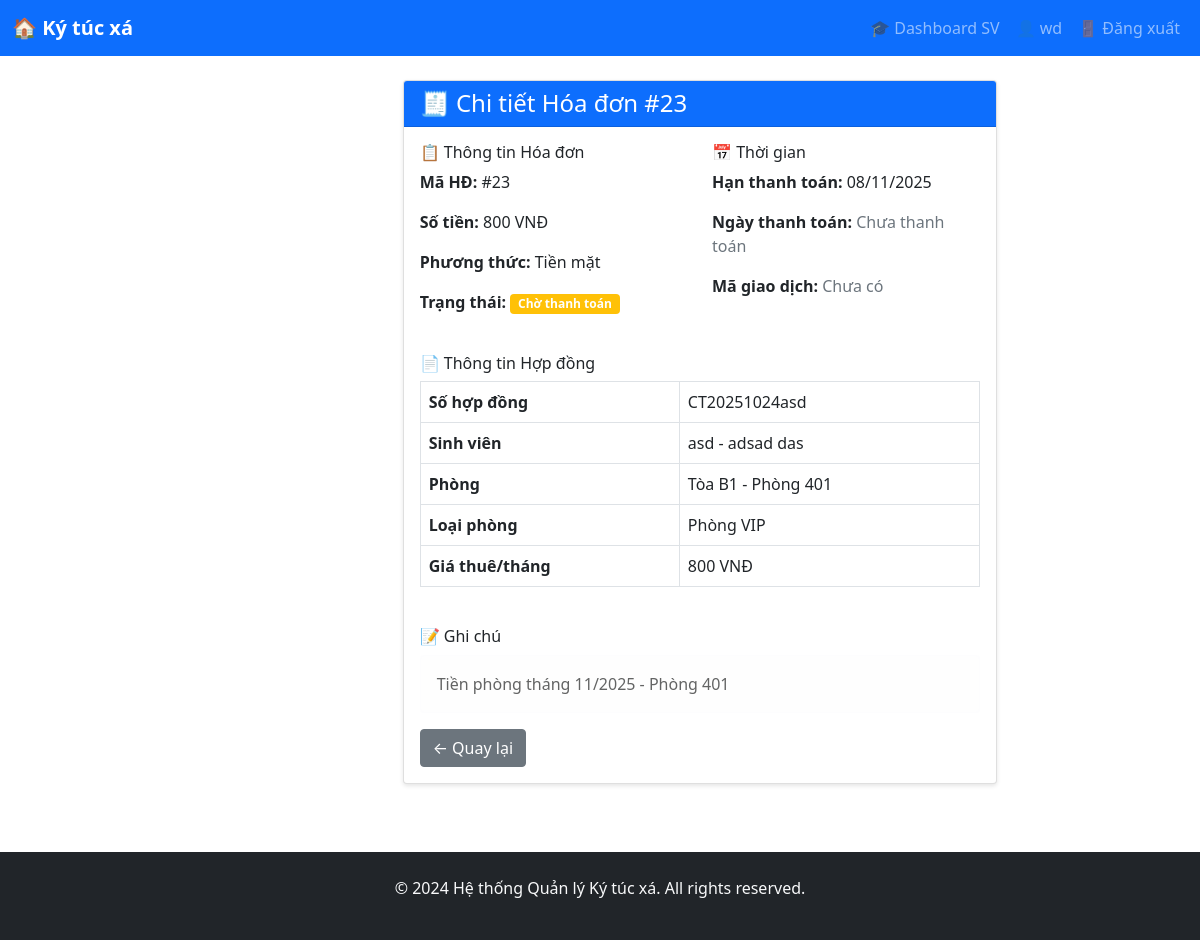
Screenshot of /payments/23/ (signed in) with the database file from the repository.
### accounts/models.py (models this page shows, shortened)
class CustomUser(AbstractUser):
    USER_TYPE_CHOICES = (
        ('student', 'Sinh viên'),
        ('manager', 'Quản lý'),
        ('staff', 'Nhân viên'),
    )
    user_type = models.CharField(max_length=10, choices=USER_TYPE_CHOICES, default='student')
    phone = models.CharField(max_length=15, blank=True)
    address = models.TextField(blank=True)
    date_of_birth = models.DateField(null=True, blank=True)
    avatar = models.ImageField(upload_to='avatars/', null=True, blank=True)

### payment/models.py (models this page shows, shortened)
class Payment(models.Model):
    PAYMENT_METHODS = (
        ('cash', 'Tiền mặt'),
        ('bank_transfer', 'Chuyển khoản'),
        ('momo', 'Ví MoMo'),
        ('zalopay', 'ZaloPay'),
    )
    PAYMENT_CHOICES = (
        ('room', 'Tiền phòng'),
        ('electric', 'Tiền điện'),
        ('water', 'Tiền nước'),
    )
    STATUS_CHOICES = (
        ('pending', 'Chờ thanh toán'),
        ('paid', 'Đã thanh toán'),
        ('cancelled', 'Đã hủy'),
        ('failed', 'Thất bại'),
    )
    contract = models.ForeignKey(Contract, on_delete=models.CASCADE)
    student = models.ForeignKey(Student, on_delete=models.CASCADE, null=True, blank=True, related_name='payments')
    payment_type = models.CharField(max_length=20, choices=PAYMENT_CHOICES, default='room')
    amount = models.DecimalField(max_digits=12, decimal_places=0)
    payment_method = models.CharField(max_length=20, choices=PAYMENT_METHODS, default='cash')
    status = models.CharField(max_length=20, choices=STATUS_CHOICES, default='pending')
    due_date = models.DateField()
    paid_date = models.DateField(null=True, blank=True)
    transaction_id = models.CharField(max_length=100, blank=True)
    notes = models.TextField(blank=True)
    created_at = models.DateTimeField(auto_now_add=True)
    updated_at = models.DateTimeField(auto_now=True)

### dormitory/models.py (models this page shows, shortened)
class Contract(models.Model):
    contract_number = models.CharField(max_length=20, unique=True)
    student = models.ForeignKey(Student, on_delete=models.CASCADE)
    room = models.ForeignKey(Room, on_delete=models.CASCADE)
    start_date = models.DateField()
    end_date = models.DateField()
    deposit = models.DecimalField(max_digits=10, decimal_places=2)
    status_choices = (
        ('active', 'Đang hoạt động'),
        ('expired', 'Đã hết hạn'),
        ('terminated', 'Đã chấm dứt'),
    )
    status = models.CharField(max_length=20, choices=status_choices, default='active')
    created_at = models.DateTimeField(auto_now_add=True)

class Student(models.Model):
    user = models.OneToOneField(CustomUser, on_delete=models.CASCADE)
    student_id = models.CharField(max_length=20, unique=True)
    university = models.CharField(max_length=200)
    faculty = models.CharField(max_length=100)
    course = models.CharField(max_length=50)
    full_name = models.CharField(max_length=100, blank=True)
    date_of_birth = models.DateField(null=True, blank=True)

class Room(models.Model):
    room_number = models.CharField(max_length=10)
    building = models.ForeignKey(Building, on_delete=models.CASCADE)
    room_type = models.ForeignKey(RoomType, on_delete=models.CASCADE)
    floor = models.IntegerField()
    status_choices = (
        ('available', 'Còn trống'),
        ('occupied', 'Đã thuê'),
        ('maintenance', 'Bảo trì'),
    )
    status = models.CharField(max_length=20, choices=status_choices, default='available')
    current_occupancy = models.IntegerField(default=0)
    notes = models.TextField(blank=True)
    class Meta:
        unique_together = ['building', 'room_number']

class Building(models.Model):
    name = models.CharField(max_length=100)
    address = models.TextField()
    total_floors = models.IntegerField()
    description = models.TextField(blank=True)
    created_at = models.DateTimeField(auto_now_add=True)

class RoomType(models.Model):
    name = models.CharField(max_length=100)  # Phòng đơn, đôi, tập thể
    capacity = models.IntegerField()
    price_per_month = models.DecimalField(max_digits=10, decimal_places=2)
    description = models.TextField(blank=True)

### payment/views.py (the view)
# urls.py: path('<int:pk>/', views.payment_detail, name='payment_detail'),
@login_required
def payment_detail(request, pk):
    payment = get_object_or_404(Payment, pk=pk)
    if getattr(request.user, 'user_type', None) == 'student' and not (request.user.is_staff or request.user.is_superuser):
        if payment.contract.student.user != request.user:
            messages.error(request, "Bạn không có quyền xem hóa đơn này!")
            return redirect('payment_list')
    return render(request, 'payment/payment_detail.html', {'payment': payment})

### payment/templates/payment/payment_detail.html (shortened to what this page needs)
{% extends 'base.html' %}
{% block content %}
<div class="row justify-content-center">
    <div class="col-md-8">
        <div class="card">
            <div class="card-header bg-primary text-white">
                <h4 class="mb-0">🧾 Chi tiết Hóa đơn #{{ payment.id }}</h4>
            </div>
            <div class="card-body">
                <div class="row mb-4">
                    <div class="col-md-6">
                        <h6>📋 Thông tin Hóa đơn</h6>
                        <p><strong>Mã HĐ:</strong> #{{ payment.id }}</p>
                        <p><strong>Số tiền:</strong> {{ payment.amount|floatformat:0 }} VNĐ</p>
                        <p><strong>Phương thức:</strong> {{ payment.get_payment_method_display }}</p>
                        <p><strong>Trạng thái:</strong>
                            <span class="badge
                                {% if payment.status == 'paid' %}bg-success
                                {% elif payment.status == 'pending' %}bg-warning
                                {% else %}bg-danger{% endif %}">
                                {{ payment.get_status_display }}
                            </span>
                        </p>
                    </div>
                    <div class="col-md-6">
                        <h6>📅 Thời gian</h6>
                        <p><strong>Hạn thanh toán:</strong> {{ payment.due_date|date:"d/m/Y" }}</p>
                        <p><strong>Ngày thanh toán:</strong>
                            {% if payment.paid_date %}
                                {{ payment.paid_date|date:"d/m/Y" }}
                            {% else %}
                                <span class="text-muted">Chưa thanh toán</span>
                            {% endif %}
                        </p>
                        <p><strong>Mã giao dịch:</strong>
                            {% if payment.transaction_id %}
                                {{ payment.transaction_id }}
                            {% else %}
                                <span class="text-muted">Chưa có</span>
                            {% endif %}
                        </p>
                    </div>
                </div>
                <div class="row mb-4">
                    <div class="col-12">
                        <h6>📄 Thông tin Hợp đồng</h6>
                        <div class="table-responsive">
                            <table class="table table-bordered">
                                <tr>
                                    <th>Số hợp đồng</th>
                                    <td>{{ payment.contract.contract_number }}</td>
                                </tr>
                                <tr>
                                    <th>Sinh viên</th>
                                    <td>
                                        {{ payment.contract.student.student_id }} -
                                        {{ payment.contract.student.full_name }}
                                    </td>
                                </tr>
                                <tr>
                                    <th>Phòng</th>
                                    <td>
                                        {{ payment.contract.room.building.name }} -
                                        Phòng {{ payment.contract.room.room_number }}
                                    </td>
                                </tr>
                                <tr>
                                    <th>Loại phòng</th>
                                    <td>{{ payment.contract.room.room_type.name }}</td>
                                </tr>
                                <tr>
                                    <th>Giá thuê/tháng</th>
                                    <td>{{ payment.contract.room.room_type.price_per_month|floatformat:0 }} VNĐ</td>
                                </tr>
                            </table>
                        </div>
                    </div>
                </div>
                {% if payment.notes %}
                <div class="row">
                    <div class="col-12">
                        <h6>📝 Ghi chú</h6>
                        <div class="alert alert-light">
                            {{ payment.notes }}
                        </div>
                    </div>
                </div>
                {% endif %}
                <div class="d-flex justify-content-between">
                    <a href="{% url 'payment_list' %}" class="btn btn-secondary">← Quay lại</a>
                </div>
            </div>
        </div>
    </div>
</div>
{% endblock %}

### templates/base.html (shortened to what this page needs)
<!DOCTYPE html>
<html lang="vi">
  <head>
    <link
      href="https://cdn.jsdelivr.net/npm/bootstrap@5.1.3/dist/css/bootstrap.min.css"
      rel="stylesheet"
    />
    <link rel="stylesheet" href="https://cdnjs.cloudflare.com/ajax/libs/font-awesome/6.0.0/css/all.min.css">
  </head>
  <body>
    <nav class="navbar navbar-expand-lg navbar-dark bg-primary">
      <div class="container-fluid">
        <a class="navbar-brand" href="{% url 'home' %}">🏠 Ký túc xá</a>
        <div class="collapse navbar-collapse" id="navbarNav">
          <div class="navbar-nav ms-auto">
            {% if user.is_authenticated %}
              {% if user.user_type == 'student' %}
              <a class="nav-link" href="/student/dashboard/">🎓 Dashboard SV</a>
              <a class="nav-link" href="#">👤 {{ user.username }}</a>
              {% else %}
              <a class="nav-link" href="/dashboard/">📊 Dashboard</a>
              <a class="nav-link" href="/admin/">⚙️ Admin</a>
              <a class="nav-link" href="#">👤 {{ user.username }}</a>
              {% endif %}
              <a class="nav-link" href="/accounts/logout/">🚪 Đăng xuất</a>
            {% else %}
            <a class="nav-link" href="/accounts/login/">🔐 Đăng nhập SV</a>
            <a class="nav-link" href="/student/register/">📝 Đăng ký SV</a>
            <a class="nav-link" href="/admin/">⚙️ Quản lý</a>
            {% endif %}
          </div>
        </div>
      </div>
    </nav>
    <div class="container-fluid">
      <div class="row">
        <main class="col-md-9 ms-sm-auto col-lg-10 px-md-4">
          <div class="container mt-4">
            {% block content %}
            {% endblock %}
          </div>
        </main>
      </div>
    </div>
    <footer class="bg-dark text-light mt-5 py-4">
      <div class="container text-center">
        <p>&copy; 2024 Hệ thống Quản lý Ký túc xá. All rights reserved.</p>
      </div>
    </footer>
  </body>
</html>

### templates/base.html (style rules this page uses)
.navbar-brand { font-weight: bold; }
.card { box-shadow: 0 2px 4px rgba(0, 0, 0, 0.1); margin-bottom: 20px; }
.nav-link { color: #333; }

### rows the page displays
CustomUser: username "wd"
Payment: id "23", amount "800", payment_method "Tiền mặt", status "Chờ thanh toán", due_date "08/11/2025", contract.contract_number "CT20251024asd", contract.student.student_id "asd", contract.student.full_name "adsad das", contract.room.building.name "Tòa B1", contract.room.room_number "401", contract.room.room_type.name "Phòng VIP", contract.room.room_type.price_per_month "800", notes "Tiền phòng tháng 11/2025 - Phòng 401"
